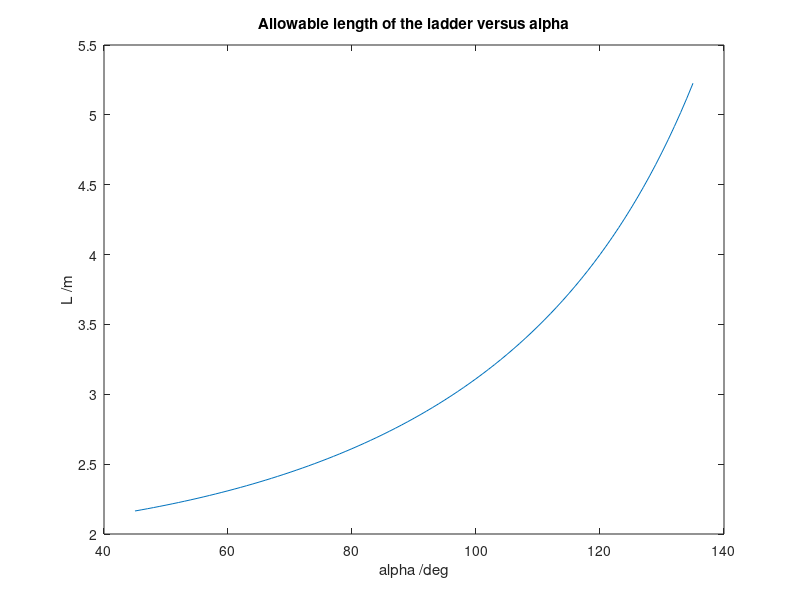

Recreate this plot in MATLAB.
clear all; close all; clc;

f = @(a, b) 1/sin(b) + 1/sin(a+b);

N = 91;
alpha = linspace(45, 135, N);
l = zeros(1, N);
delta = 0.001;

for i = 1:N
    ca = deg2rad(alpha(i));
    cf = @(b) f(ca, b);
    [bo, lo] = fminbnd(cf, delta, pi-ca-delta);
    l(i) = lo;
end

plot(alpha, l);
xlabel('alpha /deg');
ylabel('L /m');
title('Allowable length of the ladder versus alpha');
